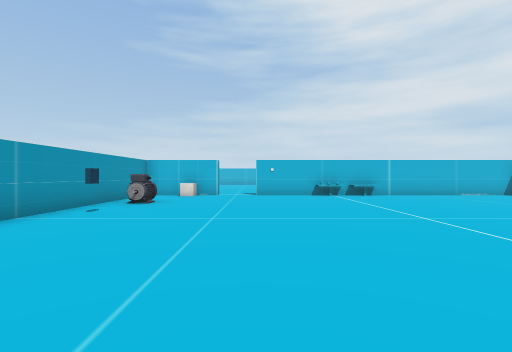
[1] (above)

16 first-person views from a walk through a Unity game level. The camera is 1.5 m above the floor, looks level and sees 85° across. Doors are open. The floor is counted in squares, 2 m on a side. Each view is taken from the middle of a square. On the plan, view 1 faces up. The plan holds only what a view shows up to about 10 squares ahead; the rest is blank. The place goes on beyond the plan. Some animated figures are not drawn. Some surface patterns are stand-ins.

[2]
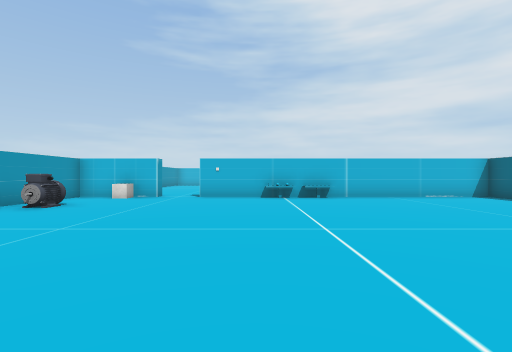

[3]
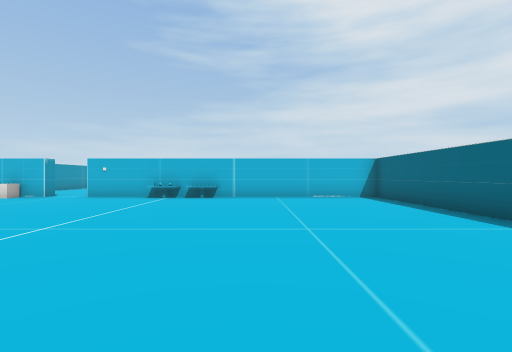

[4]
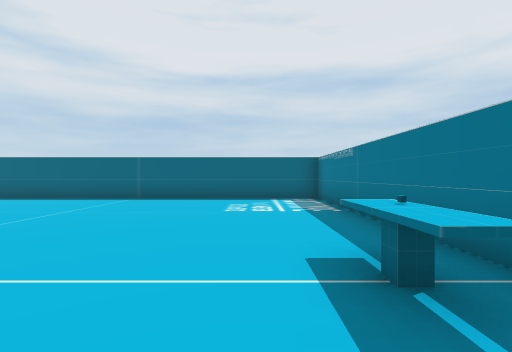

[5]
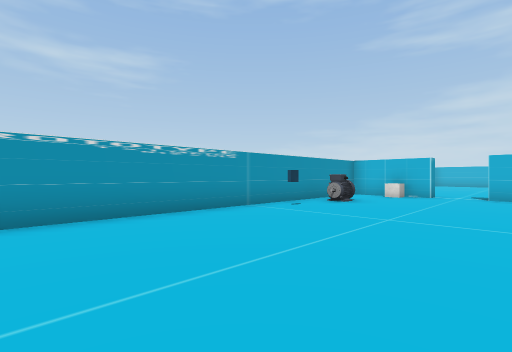

[6]
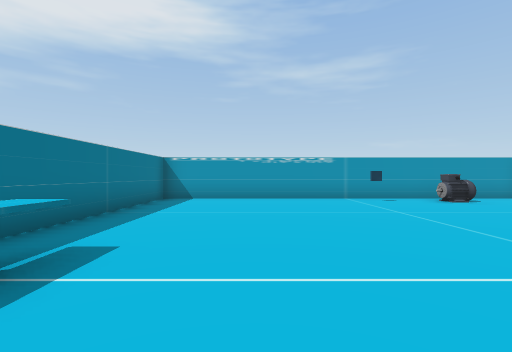

[7]
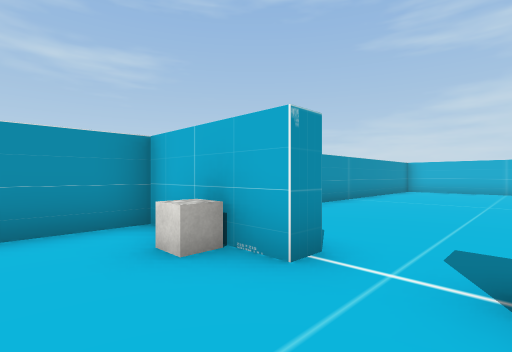

[8]
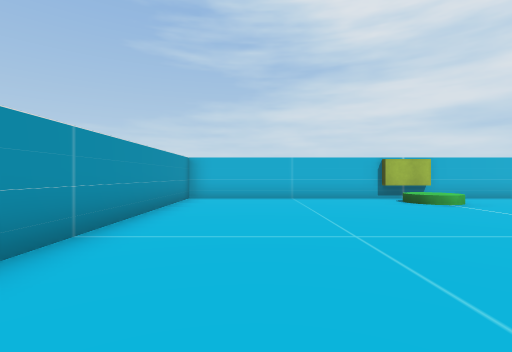

[9]
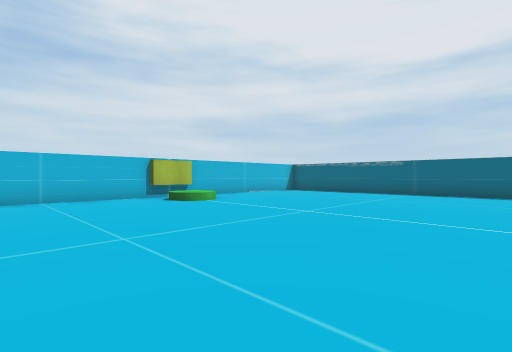

[10]
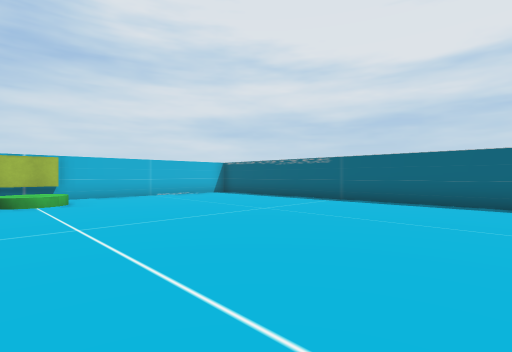

[11]
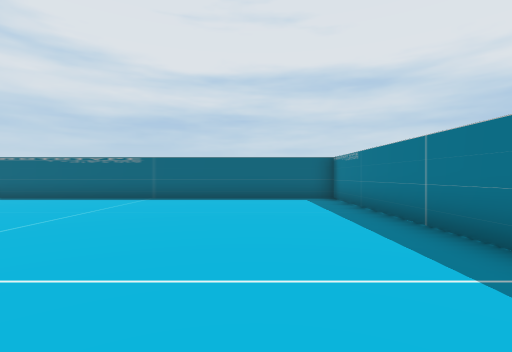

[12]
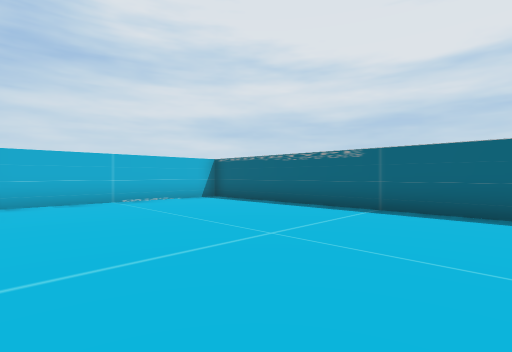

[13]
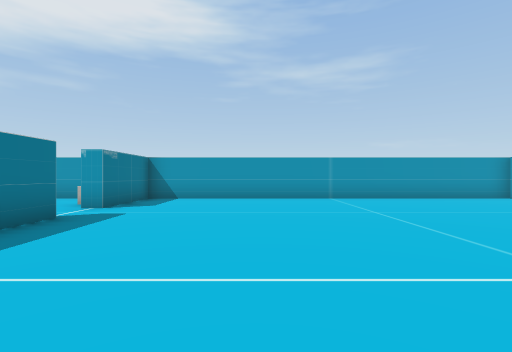

[14]
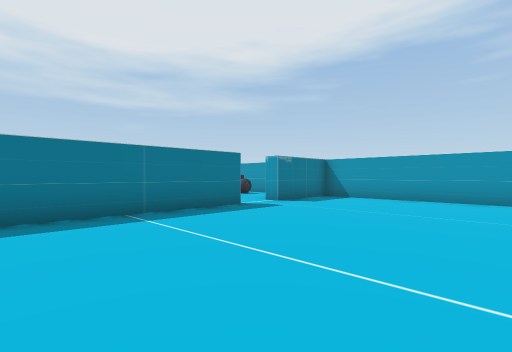

[15]
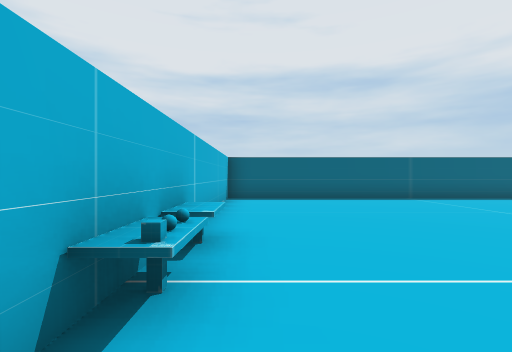

[16]
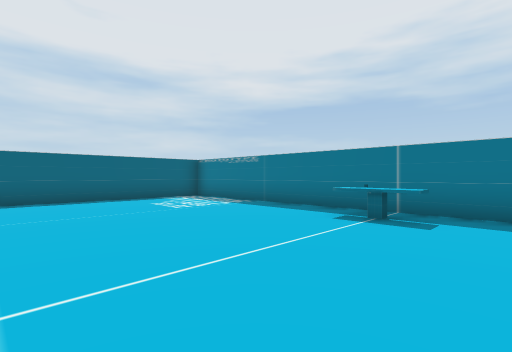

### Floor plan
Points are (right, up) in squares from view 1. A wall is a line through its corners. A room is listed if a view was taken in it or the views show most of it. See-through windows are left out.
Room 1 (views 1, 2, 3, 4, 5, 6, 7, 15, 16)
walls: (1.6, 10.9) (0, 10.9); (-1.5, 10.9) (-4.2, 10.9) (-4.2, -1.1) (10.3, -1.1) (10.3, 10.9) (4.4, 10.9)
ways out: opening at (3, 10.7) to room 2; open door at (-0.5, 11) to room 2
objects: other object (-3, 8); other object (3, 0)
Room 2 (views 8, 9, 10, 11, 12, 13, 14)
walls: (4.4, 11.4) (10.3, 11.4) (10.3, 22.9); (3.8, 23.2) (2.2, 23.2); (0, 11.4) (1.6, 11.4); (9.8, 23.4) (-4.2, 23.4) (-4.2, 11.4) (-1.5, 11.4)
ways out: opening at (3, 10.7) to room 1; open door at (-0.5, 11) to room 1
objects: other object (-3, 11); other object (2, 11); other object (3, 11); other object (4, 11)

Positions as (right, up) in squares from view 1, and headings:
1: (0, 0), facing up
2: (2, 1), facing up
3: (6, 1), facing up
4: (1, 1), facing right
5: (1, 0), facing up-left
6: (5, 2), facing left
7: (0, 9), facing up-left
8: (-2, 14), facing up
9: (-2, 14), facing up-right
10: (2, 13), facing up-right
11: (1, 14), facing right
12: (4, 15), facing up-right
13: (5, 15), facing left
14: (5, 17), facing down-left
15: (1, 10), facing right
16: (1, 5), facing down-right
